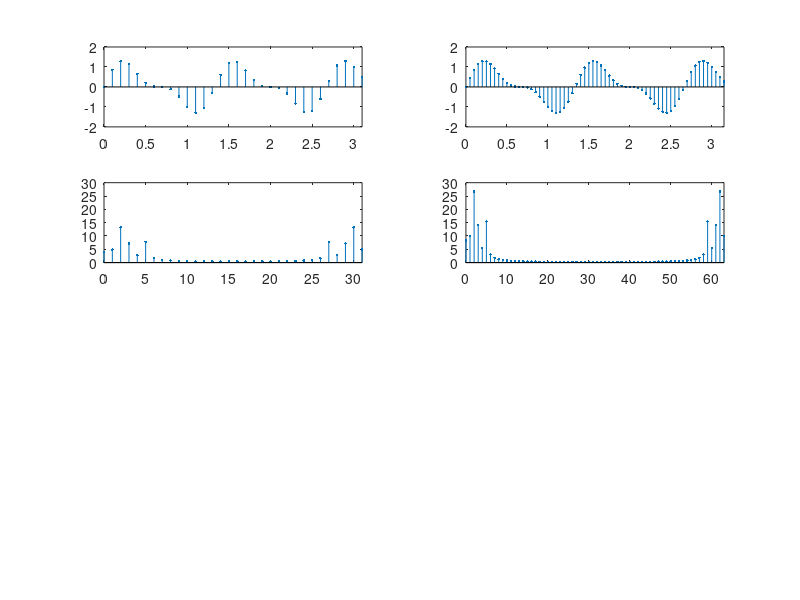

MATLAB code to generate this figure:
%do_fft
%the spectra of a 2-tone signal
clear, clf
w1=1.5*pi; w2=3*pi; %two tones
N=32; n=[0:N-1]; T=0.1; t=n*T;
xan=sin(w1*t)+ 0.5*sin(w2*t);
k=0:N-1; w0=2*pi/T; w=k*w0; 
Xa=fft(xan);
discrepancy=norm(xan-real(ifft(Xa))) %x[n] can be reconstructed from IFFT{X(k)}?
figure(1)
subplot(421), stem(t,xan,'.')
axis([0 (N-1)*T -2 +2])
subplot(423), stem(k,abs(Xa),'.')
axis([0 N-1 0 30])
%upsampling
N=64; n=[0:N-1]; T=0.05; t=n*T;
xbn=sin(w1*t)+ 0.5*sin(w2*t);
k=0:N-1; w0=2*pi/T; w=k*w0; 
Xb=fft(xbn);
subplot(422), stem(t,xbn,'.')
axis([0 (N-1)*T -2 +2])
subplot(424), stem(k,abs(Xb),'.')
axis([0 N-1 0 30])
%zero-padding
N=64; n=[0:N-1]; T=0.1; t=n*T;
................